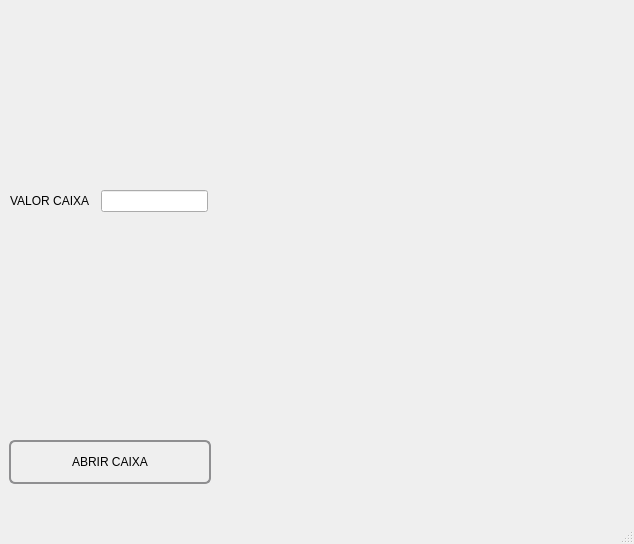
<?xml version="1.0" encoding="UTF-8"?>
<ui version="4.0">
 <class>MainWindow</class>
 <widget class="QMainWindow" name="MainWindow">
  <property name="geometry">
   <rect>
    <x>0</x>
    <y>0</y>
    <width>634</width>
    <height>544</height>
   </rect>
  </property>
  <property name="windowTitle">
   <string>MainWindow</string>
  </property>
  <widget class="QWidget" name="centralwidget">
   <layout class="QVBoxLayout" name="verticalLayout">
    <property name="spacing">
     <number>0</number>
    </property>
    <property name="leftMargin">
     <number>0</number>
    </property>
    <property name="topMargin">
     <number>0</number>
    </property>
    <property name="rightMargin">
     <number>0</number>
    </property>
    <property name="bottomMargin">
     <number>0</number>
    </property>
    <item>
     <widget class="QWidget" name="widget" native="true">
      <layout class="QHBoxLayout" name="horizontalLayout">
       <property name="spacing">
        <number>0</number>
       </property>
       <property name="leftMargin">
        <number>0</number>
       </property>
       <property name="topMargin">
        <number>0</number>
       </property>
       <property name="rightMargin">
        <number>0</number>
       </property>
       <property name="bottomMargin">
        <number>0</number>
       </property>
       <item>
        <widget class="QWidget" name="widget_2" native="true">
         <property name="maximumSize">
          <size>
           <width>220</width>
           <height>16777215</height>
          </size>
         </property>
         <property name="styleSheet">
          <string notr="true"/>
         </property>
         <layout class="QVBoxLayout" name="verticalLayout_3">
          <property name="spacing">
           <number>0</number>
          </property>
          <property name="leftMargin">
           <number>0</number>
          </property>
          <property name="topMargin">
           <number>0</number>
          </property>
          <property name="rightMargin">
           <number>0</number>
          </property>
          <property name="bottomMargin">
           <number>0</number>
          </property>
          <item>
           <widget class="QWidget" name="widget_7" native="true">
            <layout class="QHBoxLayout" name="horizontalLayout_3">
             <property name="spacing">
              <number>0</number>
             </property>
             <property name="leftMargin">
              <number>0</number>
             </property>
             <property name="topMargin">
              <number>0</number>
             </property>
             <property name="rightMargin">
              <number>0</number>
             </property>
             <property name="bottomMargin">
              <number>0</number>
             </property>
             <item>
              <widget class="QWidget" name="widget_8" native="true">
               <property name="minimumSize">
                <size>
                 <width>90</width>
                 <height>0</height>
                </size>
               </property>
               <property name="maximumSize">
                <size>
                 <width>90</width>
                 <height>16777215</height>
                </size>
               </property>
               <layout class="QVBoxLayout" name="verticalLayout_5">
                <item>
                 <widget class="QLabel" name="label">
                  <property name="minimumSize">
                   <size>
                    <width>90</width>
                    <height>0</height>
                   </size>
                  </property>
                  <property name="maximumSize">
                   <size>
                    <width>90</width>
                    <height>16777215</height>
                   </size>
                  </property>
                  <property name="text">
                   <string>VALOR CAIXA</string>
                  </property>
                 </widget>
                </item>
               </layout>
              </widget>
             </item>
             <item>
              <widget class="QWidget" name="widget_9" native="true">
               <property name="minimumSize">
                <size>
                 <width>125</width>
                 <height>0</height>
                </size>
               </property>
               <property name="maximumSize">
                <size>
                 <width>100</width>
                 <height>16777215</height>
                </size>
               </property>
               <layout class="QVBoxLayout" name="verticalLayout_4">
                <item>
                 <widget class="QLineEdit" name="lineEdit"/>
                </item>
               </layout>
              </widget>
             </item>
            </layout>
           </widget>
          </item>
          <item>
           <widget class="QWidget" name="widget_6" native="true">
            <property name="maximumSize">
             <size>
              <width>16777215</width>
              <height>120</height>
             </size>
            </property>
            <property name="styleSheet">
             <string notr="true">QPushButton {
    border: 2px solid #8f8f91;
    border-radius: 6px;
    background-color: qlineargradient(x1: 0, y1: 0, x2: 0, y2: 1,
                                      stop: 0 #f6f7fa, stop: 1 #dadbde);
    min-width: 80px;
	color: black;
	height: 40px;
}

QPushButton:pressed {
    background-color: qlineargradient(x1: 0, y1: 0, x2: 0, y2: 1,
                                      stop: 0 #dadbde, stop: 1 #f6f7fa);
}

QPushButton:flat {
    border: none; /* no border for a flat push button */
}

QPushButton:default {
    border-color: navy; /* make the default button prominent */
}</string>
            </property>
            <layout class="QHBoxLayout" name="horizontalLayout_2">
             <item>
              <widget class="QPushButton" name="open_caixa">
               <property name="styleSheet">
                <string notr="true"/>
               </property>
               <property name="text">
                <string>ABRIR CAIXA</string>
               </property>
              </widget>
             </item>
            </layout>
           </widget>
          </item>
         </layout>
        </widget>
       </item>
       <item>
        <widget class="QWidget" name="widget_3" native="true">
         <layout class="QVBoxLayout" name="verticalLayout_2">
          <property name="spacing">
           <number>0</number>
          </property>
          <property name="leftMargin">
           <number>0</number>
          </property>
          <property name="topMargin">
           <number>0</number>
          </property>
          <property name="rightMargin">
           <number>0</number>
          </property>
          <property name="bottomMargin">
           <number>0</number>
          </property>
          <item>
           <widget class="QWidget" name="widget_4" native="true">
            <property name="minimumSize">
             <size>
              <width>0</width>
              <height>400</height>
             </size>
            </property>
            <property name="maximumSize">
             <size>
              <width>16777215</width>
              <height>720</height>
             </size>
            </property>
            <property name="styleSheet">
             <string notr="true"/>
            </property>
           </widget>
          </item>
          <item>
           <widget class="QWidget" name="widget_5" native="true">
            <property name="styleSheet">
             <string notr="true"/>
            </property>
           </widget>
          </item>
         </layout>
        </widget>
       </item>
      </layout>
     </widget>
    </item>
   </layout>
  </widget>
  <widget class="QStatusBar" name="statusbar"/>
 </widget>
 <resources/>
 <connections/>
</ui>
